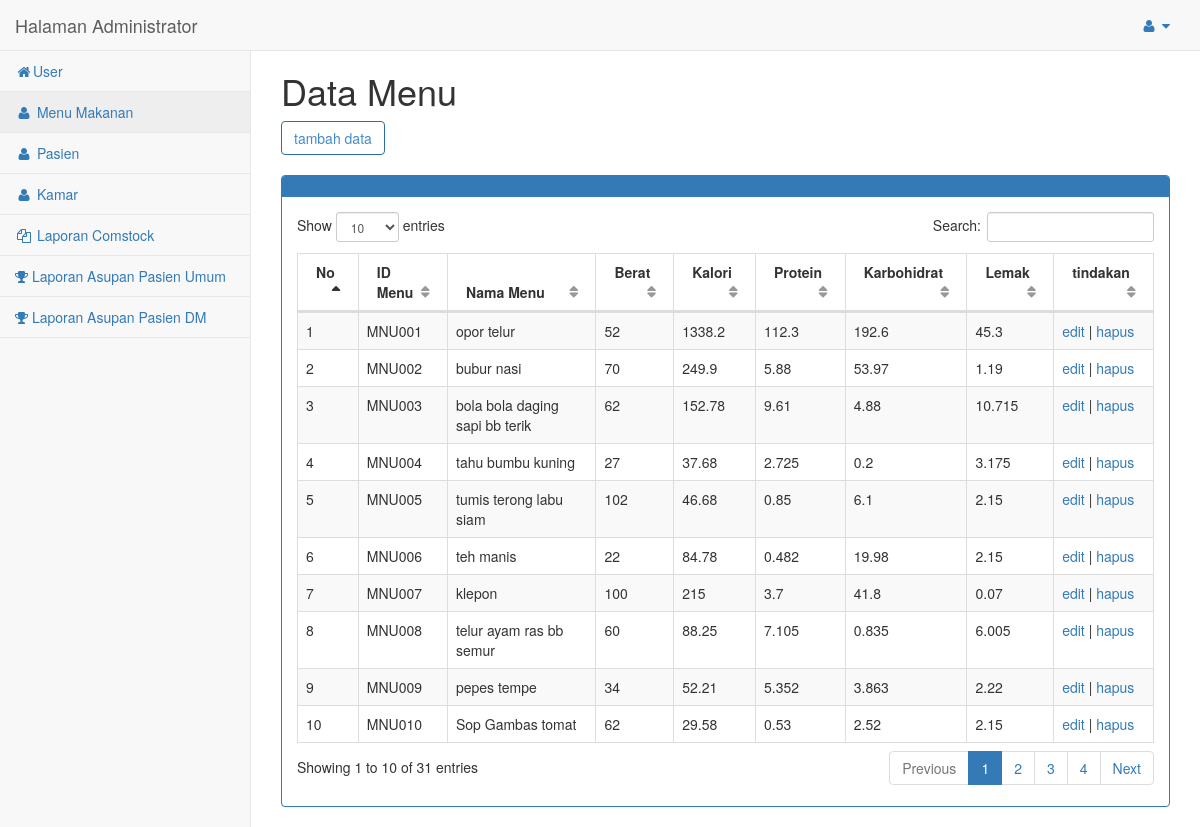
The page /admin/menu_makanan/index.php (signed in) on the database its author committed.
### tables this page shows
CREATE TABLE `menu_makanan` (
  `id_menu` varchar(8) NOT NULL,
  `id_jenis` int(8) NOT NULL,
  `nama_menu` varchar(35) NOT NULL,
  `berat` varchar(5) NOT NULL,
  `kalori` double NOT NULL,
  `protein` double NOT NULL,
  `karbo` double NOT NULL,
  `lemak` double NOT NULL
);

### admin/menu_makanan/functions.php (called while the page is built, shortened)
<?php
include '../koneksi.php';
function tampil($query){
	global $conn;
	$i=mysqli_query($conn,$query);
	$rows=[];
	while ( $row=mysqli_fetch_assoc($i)) {
		$rows[]=$row;
	}
	return $rows;
}
?>

### admin/menu_makanan/index.php (the view, shortened to what this page needs)
<?php
$menu_makanan=tampil("SELECT * FROM menu_makanan");
?>
<!DOCTYPE html>
<html>
<head>
    <link href="../vendor/bootstrap/css/bootstrap.min.css" rel="stylesheet">
    <link href="../vendor/metisMenu/metisMenu.min.css" rel="stylesheet">
    <link href="../vendor/datatables-plugins/dataTables.bootstrap.css" rel="stylesheet">
    <link href="../vendor/datatables-responsive/dataTables.responsive.css" rel="stylesheet">
    <link href="../dist/css/sb-admin-2.css" rel="stylesheet">
    <link href="../vendor/font-awesome/css/font-awesome.min.css" rel="stylesheet" type="text/css">
</head>
<body>
	<div id="page-wrapper">
            <div class="row">
                <div class="col-lg-12">
                	<h1>Data Menu</h1>
                	<a class="btn btn-outline btn-primary" href="tambah.php">tambah data</a><br><br>
                    <div class="panel panel-primary">
                        <div class="panel-heading">
                        </div>
						<div class="panel-body">
							<table width="100%" class="table table-striped table-bordered table-hover" id="dataTables-example">
								<thead>
								<tr>
									<th>No</th>
									<th>ID Menu</th>
									<th>Nama Menu</th>
									<th>Berat</th>
									<th>Kalori</th>
									<th>Protein</th>
									<th>Karbohidrat</th>
									<th>Lemak</th>
									<th>tindakan</th>
								</tr>
								</thead>
								<tbody>
								<?php
								$no=0;
								foreach ($menu_makanan as $g) {
								$no++;
								?>
								<tr>
									<td><?php echo $no; ?></td>
									<td><?php echo $g["id_menu"]; ?></td>
									<td><?php echo $g["nama_menu"]; ?></td>
									<td><?php echo $g["berat"]; ?></td>
									<td><?php echo $g["kalori"]; ?></td>
									<td><?php echo $g["protein"]; ?></td>
									<td><?php echo $g["karbo"]; ?></td>
									<td><?php echo $g["lemak"]; ?></td>
									<td>
										<a href="edit.php?id_menu=<?php echo $g["id_menu"]; ?>">edit</a> |
										<a href="hapus.php?id_menu=<?php echo $g["id_menu"]; ?>" onclick="return confirm('apakah anda yakin ingin menghapus ini')">hapus</a>
									</td>
								</tr>
								<?php } ?>
								</tbody>
							</table>
						</div>
			 			</div>
					</div>
				</div>
			</div>
</body>
</html>

### rows shown on the page
menu_makanan: id_menu "MNU001", nama_menu "opor telur", berat "52", kalori "1338.2", protein "112.3", karbo "192.6", lemak "45.3"
menu_makanan: id_menu "MNU002", nama_menu "bubur nasi", berat "70", kalori "249.9", protein "5.88", karbo "53.97", lemak "1.19"
menu_makanan: id_menu "MNU003", nama_menu "bola bola daging sapi bb terik", berat "62", kalori "152.78", protein "9.61", karbo "4.88", lemak "10.715"
menu_makanan: id_menu "MNU004", nama_menu "tahu bumbu kuning", berat "27", kalori "37.68", protein "2.725", karbo "0.2", lemak "3.175"
menu_makanan: id_menu "MNU005", nama_menu "tumis terong labu siam", berat "102", kalori "46.68", protein "0.85", karbo "6.1", lemak "2.15"
menu_makanan: id_menu "MNU006", nama_menu "teh manis", berat "22", kalori "84.78", protein "0.482", karbo "19.98", lemak "2.15"
menu_makanan: id_menu "MNU007", nama_menu "klepon", berat "100", kalori "215", protein "3.7", karbo "41.8", lemak "0.07"
menu_makanan: id_menu "MNU008", nama_menu "telur ayam ras bb semur", berat "60", kalori "88.25", protein "7.105", karbo "0.835", lemak "6.005"
menu_makanan: id_menu "MNU009", nama_menu "pepes tempe", berat "34", kalori "52.21", protein "5.352", karbo "3.863", lemak "2.22"
menu_makanan: id_menu "MNU010", nama_menu "Sop Gambas tomat", berat "62", kalori "29.58", protein "0.53", karbo "2.52", lemak "2.15"
